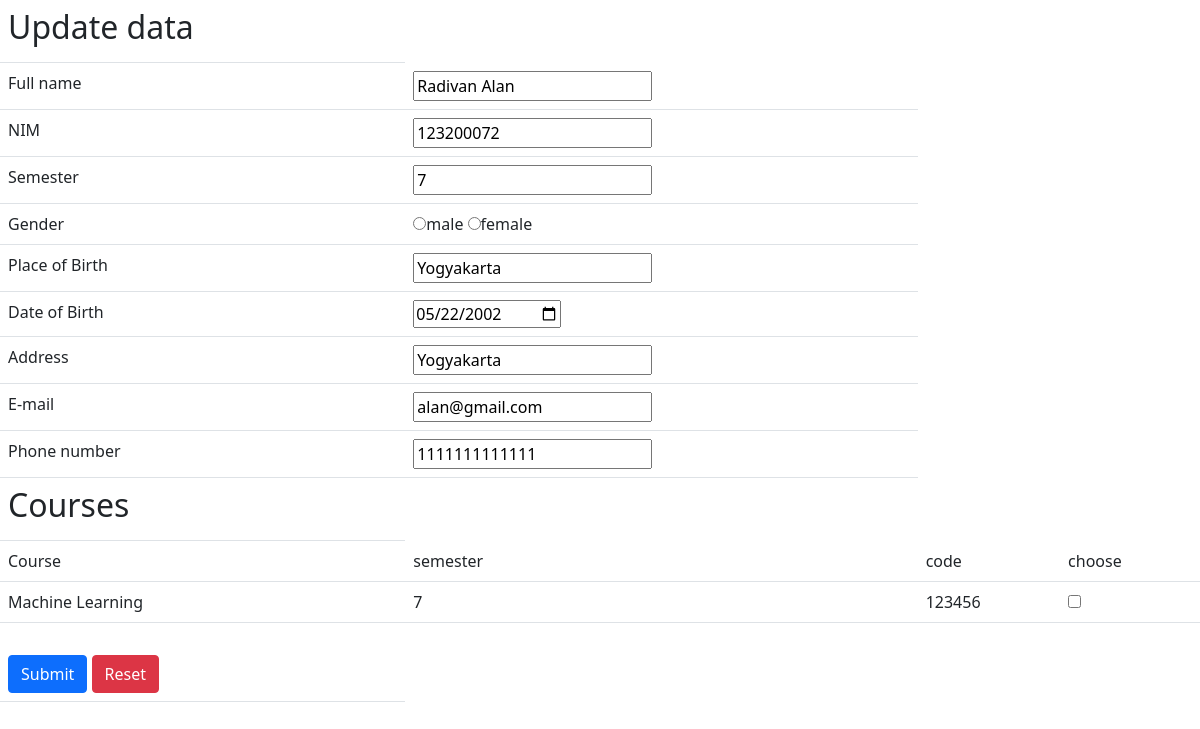
/FP_PPW/Aedit.php?nim=123200072, run on the app's committed database.
### tables this page shows
CREATE TABLE `mahasiswa` (
  `name` varchar(50) NOT NULL,
  `nim` int(10) NOT NULL,
  `semester` int(1) NOT NULL,
  `gender` varchar(10) NOT NULL,
  `place` varchar(30) NOT NULL,
  `date` date NOT NULL,
  `address` varchar(50) NOT NULL,
  `email` varchar(30) NOT NULL,
  `phone_number` text NOT NULL,
  `password` text NOT NULL
);

CREATE TABLE `mata_kuliah` (
  `courses` text NOT NULL,
  `semester` int(2) NOT NULL,
  `code` int(15) NOT NULL
);

### FP_PPW/Aedit.php (the view, shortened to what this page needs)
<?php
    include 'db.php';
    $nim = $_GET['nim'];
    $syntax = mysqli_query($mydb,"SELECT * FROM mahasiswa WHERE nim='$nim'");
    $data = mysqli_fetch_array($syntax);
    $semester = $data['semester'];
?>
<!DOCTYPE html>
<html lang="en">
<head>
    <link href="https://cdn.jsdelivr.net/npm/bootstrap@5.1.3/dist/css/bootstrap.min.css" rel="stylesheet"
>
</head>
<body>
    <form action="Aedit_action.php?nim=<?php echo $nim; ?>" method="post">
        <table class="table">
            <tr>
                <td>
                    <h2>Update data</h2>
                </td>
            </tr>
            <tr>
                <td>Full name</td>
                <td><input type="text" name="name" value="<?php echo $data['name'] ?>"></td>
            </tr>
            <tr>
                <td>NIM</td>
                <td><input type="text" name="nim" value="<?php echo $data['nim'] ?>"></td>
            </tr>
            <tr>
                <td>Semester</td>
                <td><input type="number" name="semester" value="<?php echo $data['semester'] ?>"> </td>
            </tr>
            <tr>
                <td>Gender</td>
                <td><input id="cek" type="radio" name='gender' value='male' />male
                    <input id="cek" type="radio" name='gender' value='female' />female
                </td>
            </tr>
            <tr>
                <td>Place of Birth</td>
                <td><input type="text" name="place" value="<?php echo $data['place'] ?>"> </td>
            </tr>
            <tr>
                <td>Date of Birth</td>
                <td><input type="date" name="date" value="<?php echo $data['date'] ?>"></td>
            </tr>
            <tr>
                <td>Address</td>
                <td><input type="text" name="address" value="<?php echo $data['address']?>" cols="22" rows="3"
                        name="address" value="<?php echo $data['address']?>"></td>
            </tr>
            <tr>
                <td>E-mail</td>
                <td><input type="email" name="email" value="<?php echo $data['email']?>"></td>
            </tr>
            <tr>
                <td>Phone number</td>
                <td><input type="text" name="phone_number" value="<?php echo $data['phone_number']?>"></td>
            </tr>
            <tr>
                <td>
                    <h2>Courses</h2>
                </td>
            </tr>
            <td>Course</td>
            <td>semester</td>
            <td>code</td>
            <td>choose</td>
            <?php
                $syntax = $mydb->quertax = "SELECT * from mata_kuliah WHERE semester = $semester";
                $list = $mydb->query($syntax);
                while($data = $list->fetch_object()) {
                ?>
            <tr>
                <td><?=$data->courses?></td>
                <td><?=$data->semester?></td>
                <td><?=$data->code?></td>
                <td><input id="cek" type="checkbox" name="course[]" value="<?=$data->courses?>"></td>
            </tr>
            <?php } ?>
            <tr>
                <td>
                    <br>
                    <input type="submit" name="submit" class="btn btn-primary">
                    <input type="reset" name="reset" class="btn btn-danger" />
                </td>
            </tr>
        </table>
    </form>
</body>
</html>

### data on the page
mahasiswa: name "Radivan Alan", nim "123200072", semester "7", place "Yogyakarta", date "05/22/2002", address "Yogyakarta", email "alan@gmail.com", phone_number "1111111111111"
mata_kuliah: courses "Machine Learning", semester "7", code "123456"
